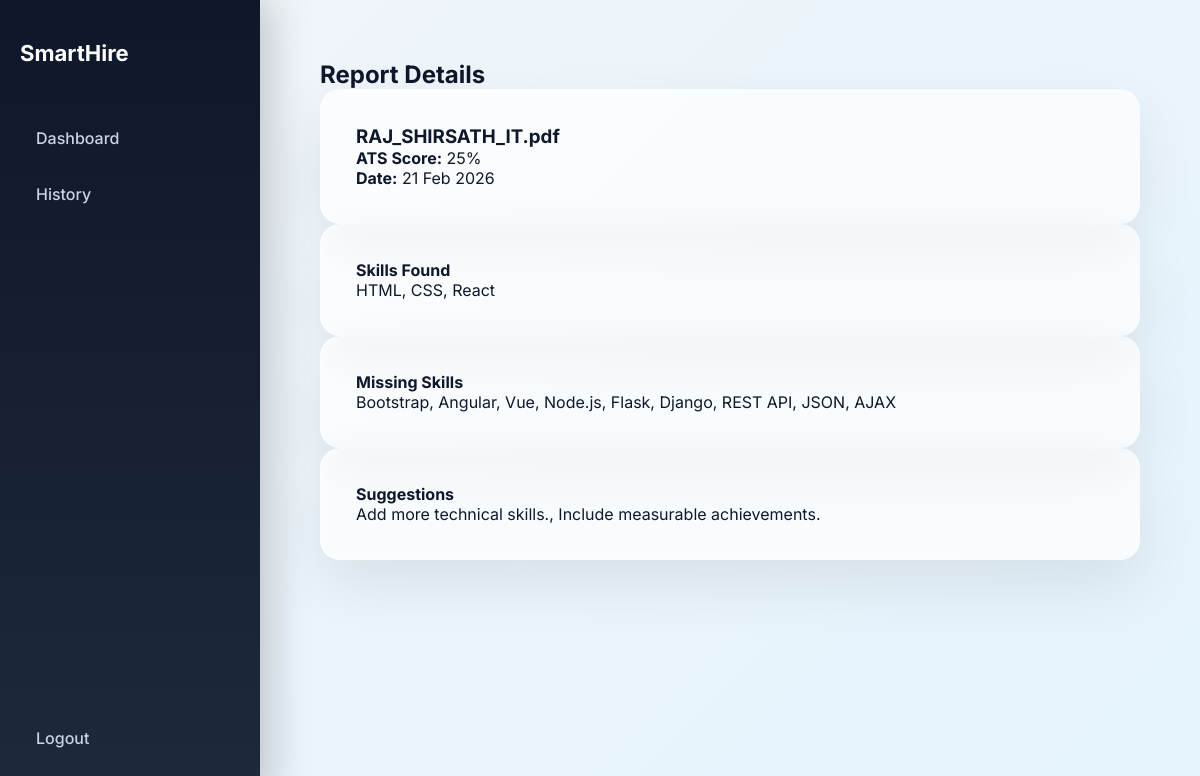
Page /report/28 (signed in) on the committed database.
### models.py (models this page shows)
class ResumeReport(db.Model):
    id = db.Column(db.Integer, primary_key=True)
    user_id = db.Column(db.Integer, db.ForeignKey('user.id'))
    file_name = db.Column(db.String(200))
    ats_score = db.Column(db.Integer)
    skills_found = db.Column(db.Text)
    missing_skills = db.Column(db.Text)
    suggestions = db.Column(db.Text)
    created_at = db.Column(db.DateTime, default=datetime.utcnow)

### app.py (the view)
@app.route("/report/<int:report_id>")
@login_required
def view_report(report_id):
    report = ResumeReport.query.get_or_404(report_id)
    if report.user_id != current_user.id:
        flash("Unauthorized access.")
        return redirect(url_for("history"))
    return render_template("view_report.html", report=report)

### app.py (called while the page is built)
@login_manager.user_loader
def load_user(user_id):
    return User.query.get(int(user_id))

### templates/view_report.html
{% extends "base.html" %}
{% block content %}
<h2>Report Details</h2>
<div class="report-card">
    <h3>{{ report.file_name }}</h3>
    <p><strong>ATS Score:</strong> {{ report.ats_score }}%</p>
    <p><strong>Date:</strong> {{ report.created_at.strftime("%d %b %Y") }}</p>
</div>
<div class="report-section">
    <h4>Skills Found</h4>
    <p>{{ report.skills_found }}</p>
</div>
<div class="report-section">
    <h4>Missing Skills</h4>
    <p>{{ report.missing_skills }}</p>
</div>
<div class="report-section">
    <h4>Suggestions</h4>
    <p>{{ report.suggestions }}</p>
</div>
{% endblock %}

### static/css/style.css (style rules this page uses)
:root { --primary: #3b82f6; --primary-dark: #2563eb; --dark: #0f172a; --dark-2: #1e293b; --light-bg: #f8fafc; --card-bg: rgba(255, 255, 255, 0.7); --border: rgba(255, 255, 255, 0.2); --text-main: #0f172a; --text-light: #64748b; --success: #22c55e; --danger: #ef4444; }
* { margin: 0; padding: 0; box-sizing: border-box; }
body { font-family: 'Inter', sans-serif; background: linear-gradient(-45deg, #eef2ff, #f8fafc, #e0f2fe, #f1f5f9); background-size: 400% 400%; animation: gradientBG 18s ease infinite; color: var(--text-main); }
.card, .upload-card, .result-box, .report-card, .report-section { backdrop-filter: blur(20px); background: var(--card-bg); border-radius: 20px; padding: 35px; border: 1px solid var(--border); box-shadow: 0 25px 60px rgba(0,0,0,0.08); transition: 0.4s ease; }

### rows in the picture
ResumeReport: file_name "RAJ_SHIRSATH_IT.pdf", ats_score "25", created_at "21 Feb 2026", skills_found "HTML, CSS, React", missing_skills "Bootstrap, Angular, Vue, Node.js, Flask, Django, REST API, JSON, AJAX", suggestions "Add more technical skills., Include measurable achievements."
